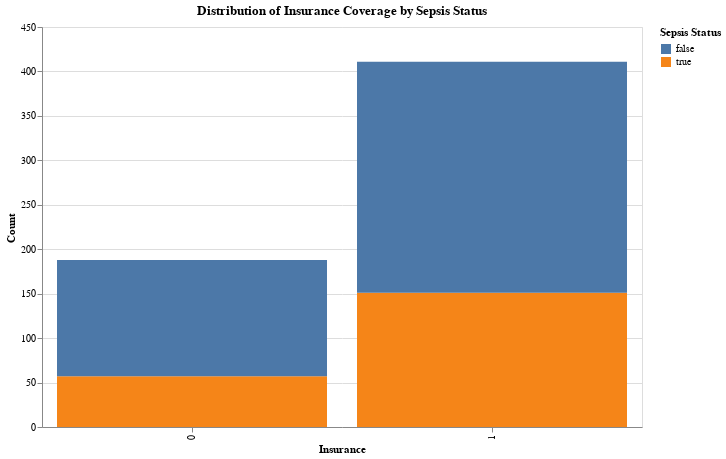

Notebook code cell kept with this figure:
### Markdown cell above
**3. Are there any differences in the distribution of Insurance coverage between patients with and without sepsis?**

### Code cell
# Create stacked bar chart for Insurance coverage by Sepsis Status
stacked_bar_insurance = alt.Chart(Train_data).mark_bar().encode(
    x=alt.X('Insurance:O', title='Insurance'),
    y=alt.Y('count()', title='Count'),
    color=alt.Color('Target_Sepsis:N', title='Sepsis Status')
).properties(
    width=600,
    height=400,
    title='Distribution of Insurance Coverage by Sepsis Status'
)

stacked_bar_insurance

### Figure 1 — Vega-Lite specification as saved in the notebook (floating-point values rounded to 4 significant figures; data arrays with more than 128 entries replaced by an {"elided": "..."} marker saying what was removed)
{"config": {"view": {"continuousWidth": 300, "continuousHeight": 300}}, "data": {"name": "data-191fa44c937c5f67050ccc865755dc2c"}, "mark": {"type": "bar"}, "encoding": {"color": {"field": "Target_Sepsis", "title": "Sepsis Status", "type": "nominal"}, "x": {"field": "Insurance", "title": "Insurance", "type": "ordinal"}, "y": {"aggregate": "count", "title": "Count", "type": "quantitative"}}, "height": 400, "title": "Distribution of Insurance Coverage by Sepsis Status", "width": 600, "$schema": "https://vega.github.io/schema/vega-lite/v5.17.0.json", "datasets": {"data-191fa44c937c5f67050ccc865755dc2c": {"elided": "599 records"}}}
